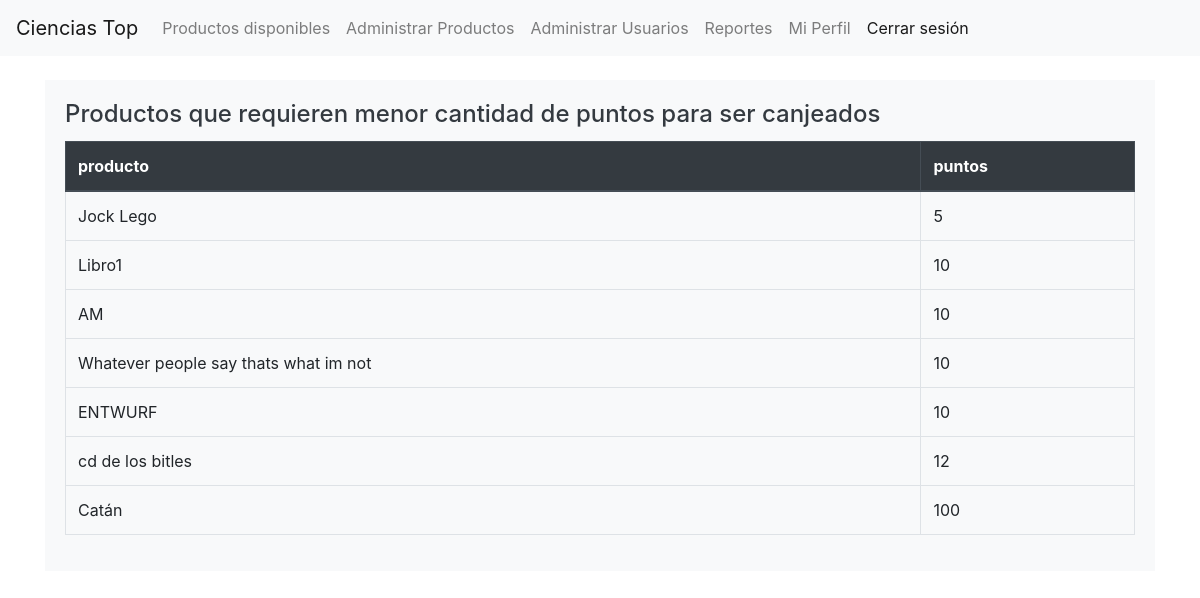
The page /usuarios/reportes/productos-baratos/ (signed in) on the database as committed earlier.
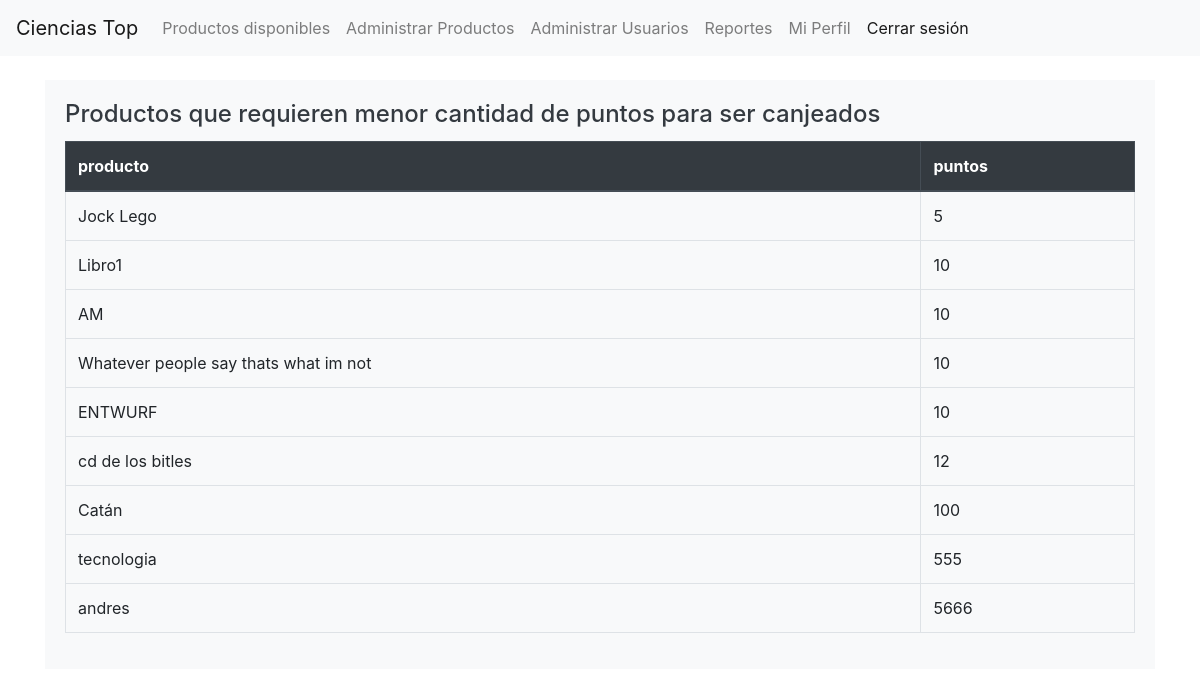
The same page on the database as committed later.
### producto/models.py (models this page shows, shortened)
class Producto(models.Model):
    user = models.ForeignKey(User, on_delete=models.DO_NOTHING, null=True, related_name='productos')
    id = models.BigAutoField(primary_key=True)
    nombre = models.CharField(max_length=100)
    costo = models.IntegerField()
    descripcion = models.TextField()
    imagen = models.ImageField(upload_to='productos_imagenes')
    categoria = models.TextField()
    dias = models.IntegerField(
        validators=[
            MinValueValidator(3),
            MaxValueValidator(7)
        ]
    )

### usuario/views.py (the view)
# urls.py: path('reportes/productos-baratos/', views.reporte_productos_baratos, name='reporte_productos_baratos'),
@login_required
@user_passes_test(is_admin)
def reporte_productos_baratos(request):
    productos = Producto.objects.all().order_by('costo')
    datos = [[producto.nombre, producto.costo] for producto in productos]
    vista = 'reportes/datos_reporte.html'
    contexto = {'datos': datos,
                'titulo': 'Productos de menor costo',
                'subtitulo': 'Productos que requieren menor cantidad de puntos para ser canjeados',
                'encabezados': ['producto','puntos']
                }
    return render(request, vista, contexto)

### usuario/views.py (called while the page is built)
def is_admin(user):
    return user.groups.filter(name='administrador').exists()

### usuario/templates/reportes/datos_reporte.html (shortened to what this page needs)
{% extends 'base.html' %}
{% block contenido %}
<div class="card-body bg-light text-dark">
    <h4 class="card-title">{{ subtitulo }}</h4>
    <div class="table-responsive">
        <table class="table table-bordered table-hover">
            <thead class="thead-dark">
                <tr>
                    {% for encabezado in encabezados %}
                    <th scope="col">{{ encabezado }}</th>
                    {% endfor %}
                </tr>
            </thead>
            <tbody>
                {% for fila in datos %}
                <tr>
                    {% for celda in fila %}
                    <td>{{ celda }}</td>
                    {% endfor %}
                </tr>
                {% endfor %}
            </tbody>
        </table>
    </div>
</div>
{% endblock %}

Rows that differ between the two databases and show on the page:
added Producto: fila "tecnologia"
added Producto: fila "andres"
Other text that changed with them:
new list line: "555"
new list line: "5666"
